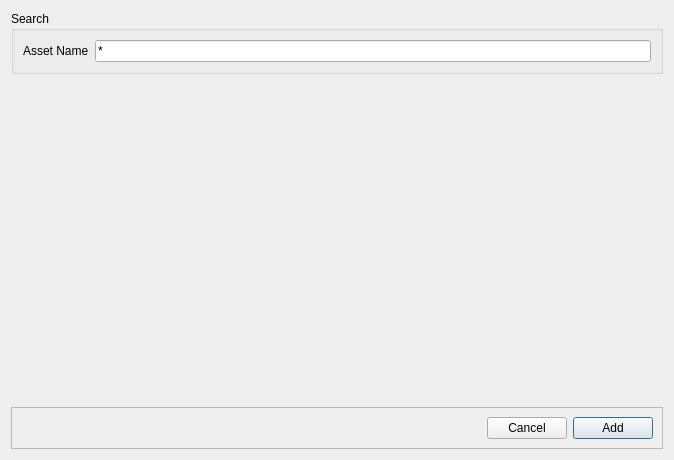
<?xml version="1.0" encoding="UTF-8"?>
<ui version="4.0">
 <author>Jon Macey</author>
 <class>Dialog</class>
 <widget class="QDialog" name="Dialog">
  <property name="geometry">
   <rect>
    <x>0</x>
    <y>0</y>
    <width>674</width>
    <height>460</height>
   </rect>
  </property>
  <property name="windowTitle">
   <string>Dialog</string>
  </property>
  <layout class="QGridLayout" name="grid_layout">
   <item row="0" column="1">
    <widget class="QGroupBox" name="groupBox">
     <property name="title">
      <string>Search</string>
     </property>
     <layout class="QFormLayout" name="formLayout_2">
      <item row="0" column="0">
       <widget class="QLabel" name="label">
        <property name="text">
         <string>Asset Name</string>
        </property>
       </widget>
      </item>
      <item row="0" column="1">
       <widget class="QLineEdit" name="asset_name">
        <property name="text">
         <string>*</string>
        </property>
       </widget>
      </item>
     </layout>
    </widget>
   </item>
   <item row="2" column="1">
    <widget class="QFrame" name="frame">
     <property name="frameShape">
      <enum>QFrame::StyledPanel</enum>
     </property>
     <property name="frameShadow">
      <enum>QFrame::Raised</enum>
     </property>
     <layout class="QGridLayout" name="gridLayout_2">
      <item row="0" column="2">
       <widget class="QPushButton" name="add_button">
        <property name="enabled">
         <bool>true</bool>
        </property>
        <property name="text">
         <string>Add</string>
        </property>
       </widget>
      </item>
      <item row="0" column="1">
       <widget class="QPushButton" name="cancel_button">
        <property name="text">
         <string>Cancel</string>
        </property>
       </widget>
      </item>
      <item row="0" column="0">
       <spacer name="horizontalSpacer">
        <property name="orientation">
         <enum>Qt::Horizontal</enum>
        </property>
        <property name="sizeHint" stdset="0">
         <size>
          <width>40</width>
          <height>20</height>
         </size>
        </property>
       </spacer>
      </item>
     </layout>
    </widget>
   </item>
   <item row="1" column="1">
    <spacer name="verticalSpacer">
     <property name="orientation">
      <enum>Qt::Vertical</enum>
     </property>
     <property name="sizeHint" stdset="0">
      <size>
       <width>20</width>
       <height>40</height>
      </size>
     </property>
    </spacer>
   </item>
  </layout>
 </widget>
 <resources/>
 <connections/>
</ui>
